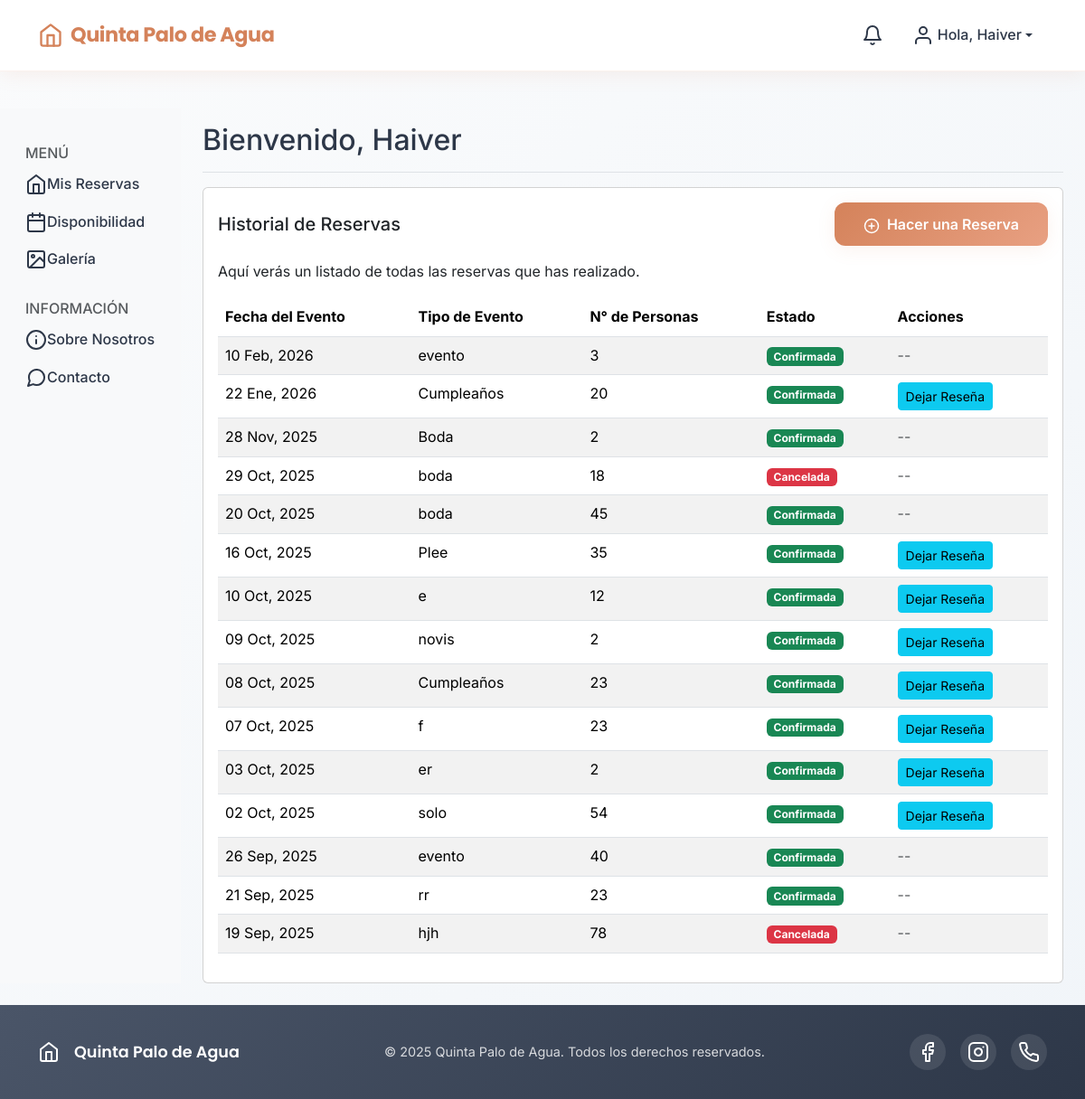
Before: /reservas/panel/ (signed in) with the older database file.
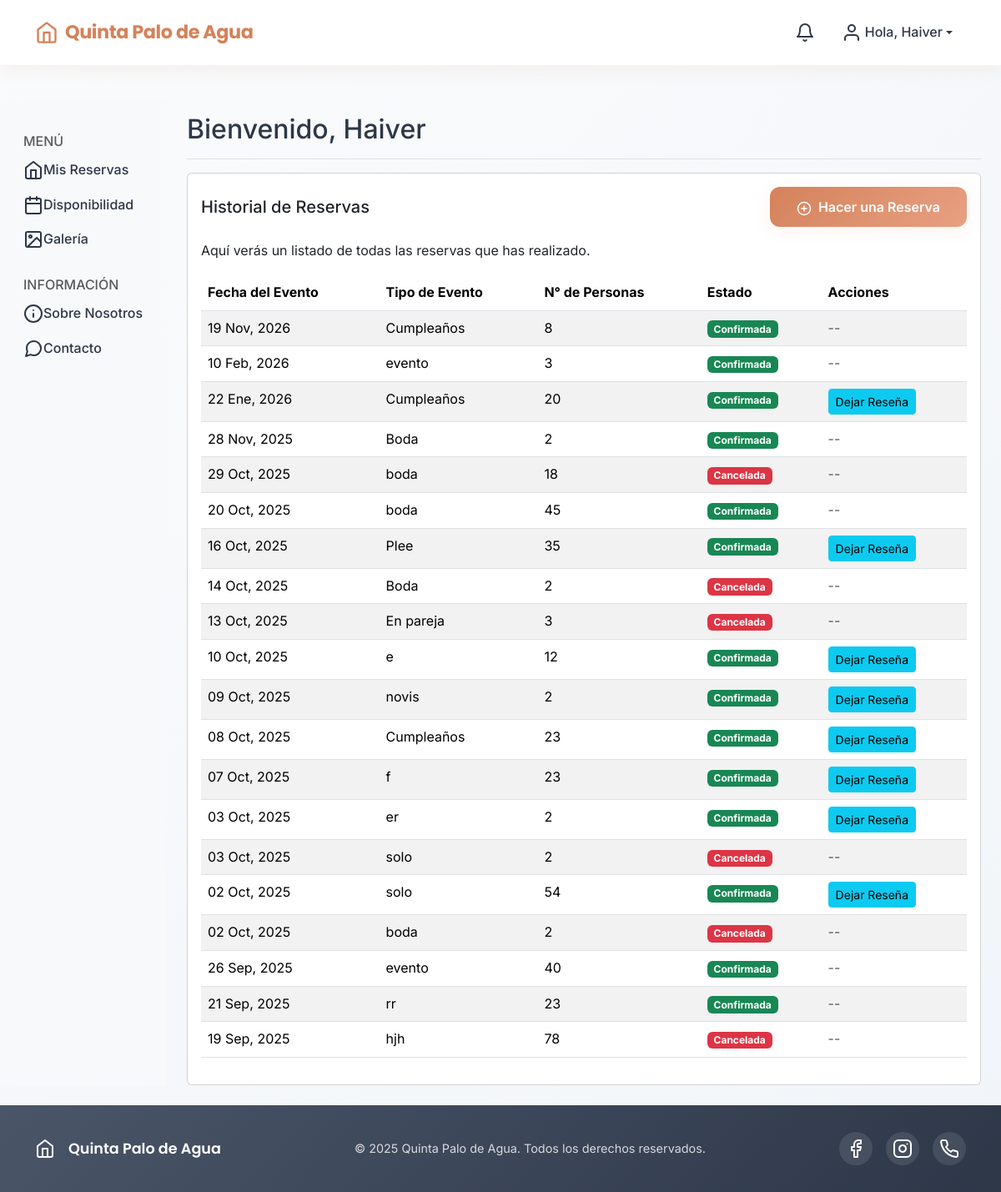
After: the same page with the newer database file.
### reservas/models.py (models this page shows, shortened)
class Reserva(models.Model):
    usuario = models.ForeignKey(User, on_delete=models.CASCADE, related_name='reservas')
    fecha_reserva = models.DateField(verbose_name="Fecha del Evento")
    numero_personas = models.PositiveIntegerField(verbose_name="Número de Personas")
    tipo_evento = models.CharField(max_length=100, verbose_name="Tipo de Evento")
    ESTADO_CHOICES = [
        ('pendiente', 'Pendiente'),
        ('esperando_pago', 'Esperando Pago'), # Nuevo estado
        ('confirmada', 'Confirmada'),
        ('cancelada', 'Cancelada'),
    ]
    estado = models.CharField(max_length=15, choices=ESTADO_CHOICES, default='pendiente')
    precio = models.DecimalField(max_digits=10, decimal_places=2, default=0.00, verbose_name="Precio de la Reserva")
    hora_ingreso = models.TimeField(null=True, blank=True, verbose_name="Hora de Ingreso")
    hora_salida = models.TimeField(null=True, blank=True, verbose_name="Hora de Salida")
    detalles_privilegios = models.TextField(blank=True, verbose_name="Privilegios Incluidos", help_text="Ej: Acceso a piscina, 2 habitaciones, uso de la cocina.")
    penalizacion_tardia = models.DecimalField(max_digits=10, decimal_places=2, default=50000.00, verbose_name="Penalización por Hora Extra")
    fecha_esperando_pago = models.DateTimeField(null=True, blank=True, editable=False)
    class Meta:
        ordering = ['-fecha_reserva']

### reservas/views.py (the view)
# urls.py: path('panel/', views.panel_usuario, name='panel_usuario'),
@login_required
def panel_usuario(request):
    reservas = Reserva.objects.filter(usuario=request.user).order_by('-fecha_reserva')
    return render(request, 'reservas/panel.html', {'reservas': reservas})

### templates/reservas/panel.html (shortened to what this page needs)
{% extends 'reservas/panel_base.html' %}
{% block panel_content %}
<div class="d-flex justify-content-between flex-wrap flex-md-nowrap align-items-center pt-3 pb-2 mb-3 border-bottom">
    <h1 class="h2">Bienvenido, {{ user.first_name|default:user.username }}</h1>
</div>
<div class="card">
    <div class="card-body">
        <div class="d-flex justify-content-between align-items-center mb-3">
            <h5 class="card-title mb-0">Historial de Reservas</h5>
            <a href="{% url 'crear_reserva' %}" class="btn btn-principal">
                <span data-feather="plus-circle" style="width:18px; height:18px; margin-right: 4px;"></span>
                Hacer una Reserva
            </a>
        </div>
        <p>Aquí verás un listado de todas las reservas que has realizado.</p>
        <div class="table-responsive">
            <table class="table table-striped table-hover">
                <thead>
                    <tr>
                        <th scope="col">Fecha del Evento</th>
                        <th scope="col">Tipo de Evento</th>
                        <th scope="col">N° de Personas</th>
                        <th scope="col">Estado</th>
                        <th scope="col">Acciones</th>
                    </tr>
                </thead>
                <tbody>
                    {% for reserva in reservas %}
                    <tr>
                        <td>{{ reserva.fecha_reserva|date:"d M, Y" }}</td>
                        <td>{{ reserva.tipo_evento }}</td>
                        <td>{{ reserva.numero_personas }}</td>
                        <td>
                            {% if reserva.estado == 'pendiente' %}
                                <span class="badge bg-warning text-dark">Pendiente</span>
                            {% elif reserva.estado == 'confirmada' %}
                                <span class="badge bg-success">Confirmada</span>
                            {% elif reserva.estado == 'cancelada' %}
                                <span class="badge bg-danger">Cancelada</span>
                            {% endif %}
                        </td>
                        <td>
                            {% if reserva.estado == 'pendiente' %}
                                <form action="{% url 'cancelar_reserva_usuario' reserva.id %}" method="post">
                                    {% csrf_token %}
                                    <button type="submit" class="btn btn-danger btn-sm">Cancelar</button>
                                </form>
                            {% elif reserva.estado == 'confirmada' and not reserva.resena %}
                                <a href="{% url 'crear_resena' reserva.id %}" class="btn btn-info btn-sm">Dejar Reseña</a>
                            {% else %}
                                <span class="text-muted">--</span>
                            {% endif %}
                        </td>
                    </tr>
                    {% empty %}
                    <tr>
                        <td colspan="5" class="text-center">Aún no tienes reservas registradas.</td>
                    </tr>
                    {% endfor %}
                </tbody>
            </table>
        </div>
    </div>
</div>
{% endblock %}

### templates/reservas/panel_base.html (shortened to what this page needs)
{% extends 'base.html' %}
{% load static %}
{% block content %}
<div class="container-fluid my-4">
    <div class="row">
        <nav id="sidebar" class="col-md-3 col-lg-2 d-md-block bg-light sidebar collapse">
            <div class="position-sticky pt-3">
                <h6 class="sidebar-heading d-flex justify-content-between align-items-center px-3 mt-4 mb-1 text-muted">
                    <span>MENÚ</span>
                </h6>
                <ul class="nav flex-column">
                    <li class="nav-item">
                        <a class="nav-link" href="{% url 'panel_usuario' %}">
                            <span data-feather="home"></span>
                            Mis Reservas
                        </a>
                    </li>
                    <li class="nav-item">
                       <a class="nav-link" href="{% url 'ver_disponibilidad_actual' %}">
                            <span data-feather="calendar"></span>
                            Disponibilidad
                        </a>
                    </li>
                     <li class="nav-item">
                        <a class="nav-link" href="{% url 'galeria_panel' %}">
                            <span data-feather="image"></span>
                            Galería
                        </a>
                    </li>
                </ul>
                <h6 class="sidebar-heading d-flex justify-content-between align-items-center px-3 mt-4 mb-1 text-muted">
                    <span>INFORMACIÓN</span>
                </h6>
                <ul class="nav flex-column mb-2">
                    <li class="nav-item">
                        <a class="nav-link" href="{% url 'sobre_nosotros' %}">
                            <span data-feather="info"></span>
                            Sobre Nosotros
                        </a>
                    </li>
                    <li class="nav-item">
                        <a class="nav-link" href="{% url 'contacto' %}">
                            <span data-feather="message-circle"></span>
                            Contacto
                        </a>
                    </li>
                </ul>
            </div>
        </nav>
        <main class="col-md-9 ms-sm-auto col-lg-10 px-md-4">
            {% block panel_content %}
            {% endblock %}
        </main>
    </div>
</div>
{% endblock %}

### templates/base.html (shortened to what this page needs)
{% load static %}
<!doctype html>
<html lang="es" class="h-100">
<head>
    <link href="https://cdn.jsdelivr.net/npm/bootstrap@5.3.2/dist/css/bootstrap.min.css" rel="stylesheet">
    <link rel="stylesheet" href="https://unpkg.com/swiper/swiper-bundle.min.css" />
    <link rel="stylesheet" href="https://cdn.jsdelivr.net/npm/@fancyapps/ui@5.0/dist/fancybox/fancybox.css"/>
    <link rel="stylesheet" href="{% static 'css/main.css' %}">
</head>
<body class="d-flex flex-column h-100">
    <nav class="navbar navbar-expand-lg navbar-glass fixed-top">
        <div class="container">
            <a class="navbar-brand" href="{% if user.is_authenticated and not user.is_staff %}{% url 'panel_usuario' %}{% elif user.is_authenticated and user.is_staff %}{% url 'dashboard_admin' %}{% else %}{% url 'index' %}{% endif %}">
                <span data-feather="home" class="brand-icon"></span>
                <span class="brand-text">Quinta Palo de Agua</span>
            </a>
            <div class="collapse navbar-collapse" id="navbarNav">
                {% if user.is_authenticated %}
                    <ul class="navbar-nav ms-auto align-items-center">
                        <li class="nav-item dropdown">
                            <a class="nav-link" href="#" id="notification-bell" role="button" data-bs-toggle="dropdown" aria-expanded="false">
                                <span data-feather="bell"></span>
                            </a>
                        </li>
                        <li class="nav-item dropdown">
                            <a class="nav-link dropdown-toggle user-dropdown" href="#" id="navbarDropdown" role="button" data-bs-toggle="dropdown" aria-expanded="false">
                                <span data-feather="user" class="me-1"></span>
                                Hola, {{ user.username }}
                            </a>
                        </li>
                    </ul>
                {% endif %}
            </div>
        </div>
    </nav>
    <main class="main-content">
        {% block content %}
        {% endblock %}
    </main>
    <footer class="footer mt-auto">
        <div class="container">
            <div class="footer-content">
                <div class="footer-brand">
                    <span data-feather="home" class="me-2"></span>
                    <span>Quinta Palo de Agua</span>
                </div>
                <div class="footer-text">
                    <span class="copyright">© {% now "Y" %} Quinta Palo de Agua. Todos los derechos reservados.</span>
                </div>
                <div class="footer-social">
                    <a href="#" class="social-link"><span data-feather="facebook"></span></a>
                    <a href="#" class="social-link"><span data-feather="instagram"></span></a>
                    <a href="#" class="social-link"><span data-feather="phone"></span></a>
                </div>
            </div>
        </div>
    </footer>
</body>
</html>

### static/css/main.css (style rules this page uses)
:root { --color-principal: #D4825A; --color-principal-light: #E8A082; --color-principal-dark: #B86B47; --color-secundario: #4A5568; --color-terciario: #81C784; --color-fondo: #FAFBFC; --color-fondo-card: #FFFFFF; --color-texto: #2D3748; --color-texto-light: #718096; --color-accent: #F7931E; --color-success: #48BB78; --sombra-suave: 0 4px 20px rgba(212, 130, 90, 0.1); --sombra-hover: 0 8px 30px rgba(212, 130, 90, 0.15); --sombra-card: 0 2px 15px rgba(0, 0, 0, 0.05); --radio-suave: 12px; --radio-grande: 20px; --transicion: all 0.3s cubic-bezier(0.4, 0, 0.2, 1); --transicion-rapida: all 0.2s ease-out; }
* { box-sizing: border-box; }
body { background: linear-gradient(135deg, var(--color-fondo) 0%, #F1F5F9 100%); color: var(--color-texto); font-family: 'Inter', -apple-system, BlinkMacSystemFont, sans-serif; font-weight: 400; line-height: 1.6; padding-top: 80px; }
.navbar-glass { background: rgba(255, 255, 255, 0.95); backdrop-filter: blur(15px); border-bottom: 1px solid rgba(212, 130, 90, 0.1); padding: 1rem 0; transition: var(--transicion); box-shadow: var(--sombra-suave); }
.navbar-brand { font-family: 'Poppins', sans-serif; font-weight: 600; font-size: 1.4rem; color: var(--color-principal) !important; text-decoration: none; display: flex; align-items: center; gap: 0.5rem; transition: var(--transicion); }
.brand-icon { width: 28px; height: 28px; color: var(--color-principal); }
.brand-text { font-weight: 700; letter-spacing: -0.02em; }
.nav-link { color: var(--color-texto) !important; font-weight: 500; padding: 0.5rem 1rem !important; border-radius: var(--radio-suave); transition: var(--transicion); display: flex; align-items: center; }
.btn-principal { background: linear-gradient(135deg, var(--color-principal) 0%, var(--color-principal-light) 100%); border: none; color: white; padding: 0.75rem 2rem; border-radius: var(--radio-suave); font-weight: 600; font-size: 1rem; transition: var(--transicion); box-shadow: var(--sombra-suave); position: relative; overflow: hidden; }
.btn-principal::before { content: ''; position: absolute; top: 0; left: -100%; width: 100%; height: 100%; background: linear-gradient(90deg, transparent, rgba(255,255,255,0.2), transparent); transition: left 0.5s; }
.main-content { flex-grow: 1; padding-top: 1rem; }
.footer { background: linear-gradient(135deg, var(--color-secundario) 0%, #2D3748 100%); color: white; padding: 2rem 0; margin-top: 3rem; }
.footer-content { display: flex; justify-content: space-between; align-items: center; flex-wrap: wrap; gap: 1rem; }
.footer-brand { display: flex; align-items: center; gap: 0.5rem; font-family: 'Poppins', sans-serif; font-weight: 600; font-size: 1.1rem; }
.footer-text .copyright { color: rgba(255, 255, 255, 0.8); font-size: 0.9rem; }
.footer-social { display: flex; gap: 1rem; }
.social-link { display: flex; align-items: center; justify-content: center; width: 40px; height: 40px; background: rgba(255, 255, 255, 0.1); border-radius: 50%; color: white; text-decoration: none; transition: var(--transicion); }

Changed rows visible on the page:
added Reserva: fecha_reserva "19 Nov, 2026", tipo_evento "Cumpleaños", numero_personas "8", estado "Confirmada"
added Reserva: fecha_reserva "14 Oct, 2025", tipo_evento "Boda", numero_personas "2", estado "Cancelada"
added Reserva: fecha_reserva "13 Oct, 2025", tipo_evento "En pareja", numero_personas "3", estado "Cancelada"
added Reserva: fecha_reserva "03 Oct, 2025", tipo_evento "solo", numero_personas "2", estado "Cancelada"
added Reserva: fecha_reserva "02 Oct, 2025", tipo_evento "boda", numero_personas "2", estado "Cancelada"
